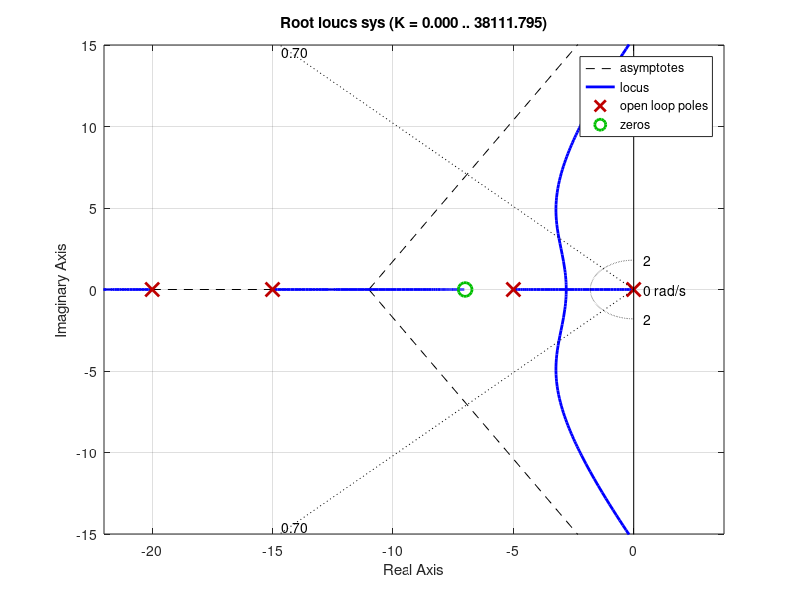

This chart was generated by the following MATLAB code: (Note: this script raises an error after producing the figure.)
s = tf('s');
sys = (s + 7)/(s*(s + 5)*(s + 15)*(s + 20));
rlocus(sys);
axis([-22 3 -15 15]);
zeta = 0.7;
wn = 1.8;
sgrid(zeta, wn);
[k, poles] = rlocfind(sys);
disp(k);
disp(poles);